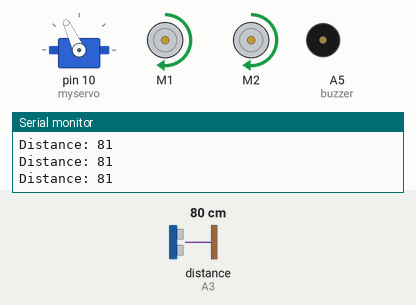
Recording of a sketch running on a simulated Arduino Uno, built with avr-gcc and run on an emulated ATmega328P. On the bench: servo, 2 × DC motor (green arrow = forward, orange = backward, longer = faster), buzzer (waves = sounding, pin HIGH), the last lines printed to the serial monitor. Inputs (shaded band) come from the test bench; at power-on: distance to the obstacle (sensor on A3) 80 cm. The echo pulse lasts 58.3 µs per cm.

Above: at 3.2 s.
3.3 s: distance to the obstacle (sensor on A3) set to 17 cm
6.3 s: distance to the obstacle (sensor on A3) set to 14 cm
At 7.9 s:
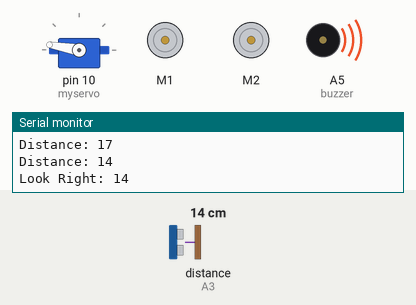
9.3 s: distance to the obstacle (sensor on A3) set to 35 cm
At 10.6 s:
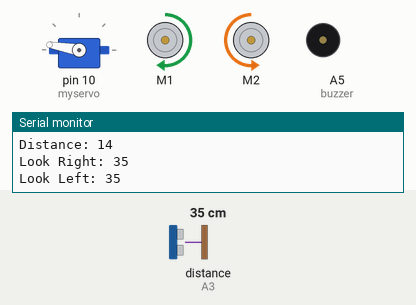
12.2 s: distance to the obstacle (sensor on A3) set to 2 cm
At 13.3 s:
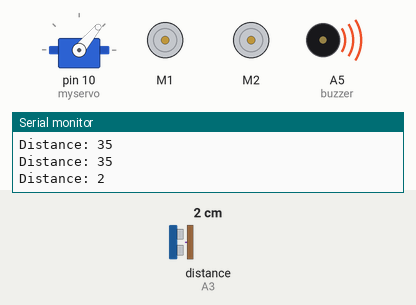
15.2 s: distance to the obstacle (sensor on A3) set to 18 cm
At 16.0 s:
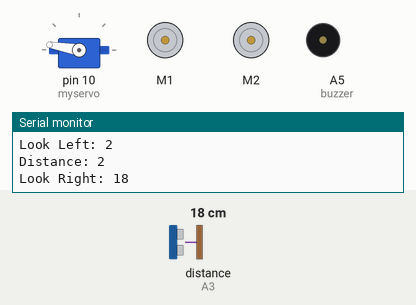
Timing chart, 0 to 18.1 s (numbered marks = the images above; inputs shaded):
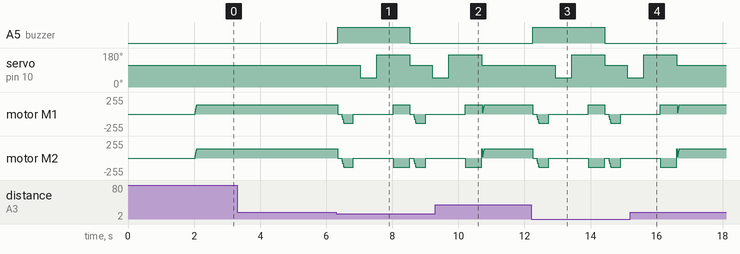

Measured:
- the behaviour switches between 16 and 15 cm on distance to the obstacle (sensor on A3) (found by bisection; images 0 and 1)
- after the input at 6.3 s, A5 (buzzer): LOW → HIGH after 0.05 s, → LOW 2.2 s later; servo on pin 10 (myservo): 115° → 50° after 0.72 s, → 170° 0.50 s later, → 115° 1.0 s later, → 50° 0.68 s later
- after the input at 9.3 s, A5 (buzzer): stays LOW (without the input it goes to HIGH after 1.4 s); servo on pin 10 (myservo): goes on until 10.7 s, then stays 115°
- after the input at 12.2 s, A5 (buzzer): LOW → HIGH after 0.05 s, → LOW 2.2 s later; servo on pin 10 (myservo): 115° → 50° after 0.73 s, → 170° 0.50 s later, → 115° 1.0 s later, → 50° 0.68 s later
- after the input at 15.2 s, A5 (buzzer): stays LOW (without the input it goes to HIGH after 1.4 s); servo on pin 10 (myservo): goes on until 16.6 s, then stays 115°

The sketch:

robot_avoider.ino
```cpp
#include <AFMotor.h>
#include <NewPing.h>
#include <Servo.h>

#define TRIG_PIN A4
#define ECHO_PIN A3
#define MAX_DISTANCE 200
#define MAX_SPEED 150

const int buzzer = A5;

NewPing sonar(TRIG_PIN, ECHO_PIN, MAX_DISTANCE);

AF_DCMotor motor1(1, MOTOR12_1KHZ);
AF_DCMotor motor2(2, MOTOR12_1KHZ);
Servo myservo;

boolean goesForward = false;
int distance = 100;
int speedSet = 0;
unsigned long lastTime = 0;
unsigned long buzzerBlinkTime = 0;
unsigned long buzzerInterval = 500;

void setup() {
  Serial.begin(9600); // Start Serial Monitor
  myservo.attach(10);
  myservo.write(115);  // Posisi servo normal
  delay(2000);
  distance = readPing(); // Ambil data awal jarak

  pinMode(buzzer, OUTPUT);
}

void loop() {
  unsigned long currentTime = millis();

  // Cek apakah sudah waktunya membaca sensor lagi
  if (currentTime - lastTime > 50) {
    distance = readPing();
    lastTime = currentTime; // Update waktu terakhir sensor dibaca
  }

  // Menampilkan pembacaan sensor ke Serial Monitor
  Serial.print("Distance: ");
  if (distance == 250) {
    Serial.println("Out of range");
  } else {
    Serial.println(distance); // Tampilkan jarak yang valid
  }

  // Jika jarak lebih dari 15 cm, motor berjalan terus
  if (distance > 15) {
    moveForward();
    digitalWrite(buzzer, LOW);  // Matikan buzzer jika jarak aman
  }
  // Jika jarak kurang dari 15 cm, mundur dan belok
  else {
    // Menyala dan matikan buzzer setiap interval (kedipan)
    if (currentTime - buzzerBlinkTime >= buzzerInterval) {
      buzzerBlinkTime = currentTime; // Update waktu kedipan berikutnya
      digitalWrite(buzzer, !digitalRead(buzzer));  // Toggle buzzer (blink)
    }

    moveStop();
    delay(100);  // Berhenti sejenak
    moveBackward();
    delay(300);  // Mundur sejenak
    moveStop();
    delay(200);  // Berhenti sejenak
    lookAround();  // Cek kanan dan kiri
    myservo.write(115);  // Kembalikan posisi servo ke default
  }
}

int readPing() {
  int cm = sonar.ping_cm();
  if (cm == 0) {
    cm = 250; // Jika tidak ada objek terdeteksi, kita set ke 250 untuk out of range
  }
  return cm;
}

void moveStop() {
  motor1.run(RELEASE);
  motor2.run(RELEASE);
}

void moveForward() {
  if (!goesForward) {
    goesForward = true;
    motor1.run(FORWARD);
    motor2.run(FORWARD);
    for (speedSet = 0; speedSet < MAX_SPEED; speedSet += 10) {
      motor1.setSpeed(speedSet);
      motor2.setSpeed(speedSet);
      delay(5);  // Kecepatan motor naik bertahap
    }
  }
}

void moveBackward() {
  goesForward = false;
  motor1.run(BACKWARD);
  motor2.run(BACKWARD);
  for (speedSet = 0; speedSet < MAX_SPEED; speedSet += 10) {
    motor1.setSpeed(speedSet);
    motor2.setSpeed(speedSet);
    delay(5);
  }
}

void lookAround() {
  int distanceR = 0;
  int distanceL = 0;

  // Menggerakkan servo untuk melihat kanan dan kiri
  myservo.write(50);  // Posisi servo kanan
  delay(500);
  distanceR = readPing();
  Serial.print("Look Right: ");
  Serial.println(distanceR);
  myservo.write(170);  // Posisi servo kiri
  delay(500);
  distanceL = readPing();
  Serial.print("Look Left: ");
  Serial.println(distanceL);

  // Tentukan belokan berdasarkan jarak kanan dan kiri
  if (distanceR >= distanceL) {
    turnRight();
  } else {
    turnLeft();
  }
}

void turnRight() {
  motor1.run(FORWARD);
  motor2.run(BACKWARD);
  delay(500);
  motor1.run(FORWARD);
  motor2.run(FORWARD);
}

void turnLeft() {
  motor1.run(BACKWARD);
  motor2.run(FORWARD);
  delay(500);
  motor1.run(FORWARD);
  motor2.run(FORWARD);
}
```
